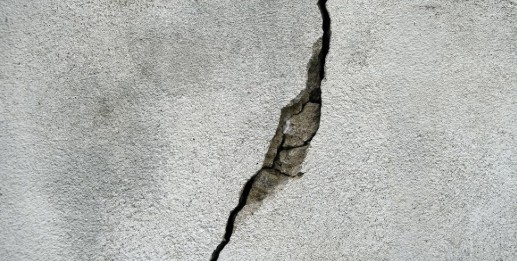
#> input picture crack.jpeg, 517 x 261 px
$ python defect_detection.py
#> lines starting #> are read from the running program, lines starting #| are printed output that depends on the picture; after the words box and inside, x2 and y2 are one past the last pixel; in counts of white or black regions, pixels touching at a corner belong together
import cv2
import numpy as np

#step 1: load image
image=cv2.imread('crack.jpeg')
#> image is the input picture: shape (261, 517, 3); mean B, G, R 175.8, 179, 177.3
gray=cv2.cvtColor(image, cv2.COLOR_BGR2GRAY)

#Step 2: preprocessing
blurred = cv2.GaussianBlur(gray, (5, 5), 0)
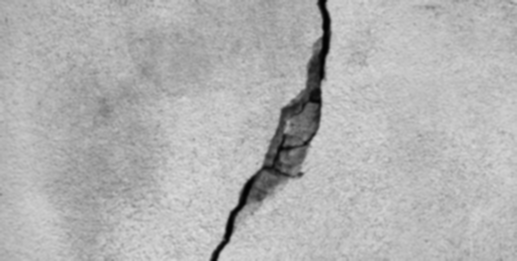
#> blurred: shape (261, 517); min 2, max 224, mean 178.1

#step 3: Thresholding
_, thresh = cv2.threshold(blurred, 127, 255, cv2.THRESH_BINARY_INV)
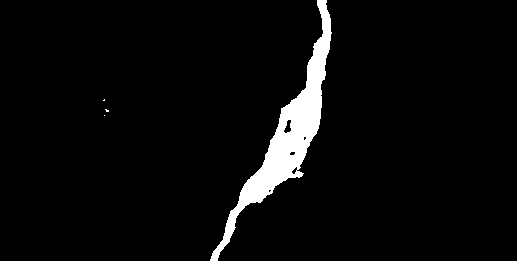
#> thresh: shape (261, 517); 4.3% white; 4 white regions (3 under 20 px), largest, box (x1, y1, x2, y2) and area: (210, 0, 332, 261) 5772

#Step 4 : Morphological Operations
kernel = np.ones((5, 5),np.uint8)
morph = cv2.morphologyEx(thresh, cv2.MORPH_CLOSE, kernel)
#> morph: shape (261, 517); 4.4% white; 4 white regions (3 under 20 px)

#Step5: Contour Detection
contours, _ = cv2.findContours(morph, cv2.RETR_EXTERNAL, cv2.CHAIN_APPROX_SIMPLE)
#> contours = 4 contours, 3 with area under 20; largest, box (x1, y1, x2, y2) and area: (210, 0, 332, 261) 5600
for contour in contours:
    if cv2.contourArea(contour) > 100: #flter small noise
        x, y, w, h = cv2.boundingRect(contour)
        cv2.rectangle(image, (x,y), (x+w,y+h), (0, 255, 0), 2)
#> this loop made 4 passes
#> (x, y, w, h) on pass 4: (210, 0, 122, 261)
#> contour on passes 1, 3: [[104, 115]], [[104, 99], [103, 100], [104, 100]]
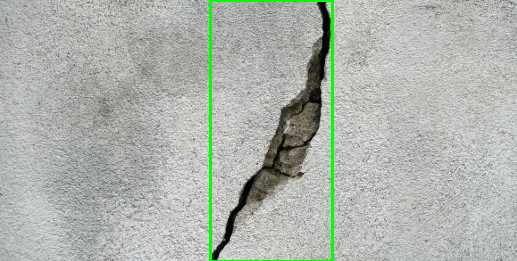
#> image: shape (261, 517, 3); 1.43% of pixels changed, all inside (x1, y1, x2, y2) = (209, 0, 334, 261)

#Step 6: Save the result image
output_path = 'defect_datected_image.jpg'
cv2.imwrite(output_path, image)

#Step 7:Display the image
cv2.imshow('Defect Detection', image)
cv2.waitKey()
cv2.destroyAllWindows()
